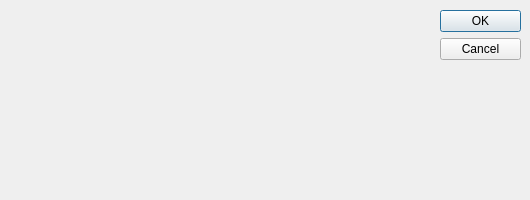
<?xml version="1.0" encoding="UTF-8"?>
<ui version="4.0">
 <class>NewProject</class>
 <widget class="QDialog" name="NewProject">
  <property name="geometry">
   <rect>
    <x>0</x>
    <y>0</y>
    <width>530</width>
    <height>200</height>
   </rect>
  </property>
  <property name="sizePolicy">
   <sizepolicy hsizetype="Fixed" vsizetype="Fixed">
    <horstretch>0</horstretch>
    <verstretch>0</verstretch>
   </sizepolicy>
  </property>
  <property name="minimumSize">
   <size>
    <width>530</width>
    <height>200</height>
   </size>
  </property>
  <property name="maximumSize">
   <size>
    <width>530</width>
    <height>200</height>
   </size>
  </property>
  <property name="windowTitle">
   <string>Dialog</string>
  </property>
  <property name="modal">
   <bool>false</bool>
  </property>
  <widget class="QDialogButtonBox" name="buttonBox">
   <property name="geometry">
    <rect>
     <x>440</x>
     <y>10</y>
     <width>81</width>
     <height>241</height>
    </rect>
   </property>
   <property name="orientation">
    <enum>Qt::Vertical</enum>
   </property>
   <property name="standardButtons">
    <set>QDialogButtonBox::Cancel|QDialogButtonBox::Ok</set>
   </property>
  </widget>
  <widget class="QWidget" name="verticalLayoutWidget">
   <property name="geometry">
    <rect>
     <x>10</x>
     <y>10</y>
     <width>421</width>
     <height>151</height>
    </rect>
   </property>
   <layout class="QVBoxLayout" name="content"/>
  </widget>
 </widget>
 <resources/>
 <connections>
  <connection>
   <sender>buttonBox</sender>
   <signal>accepted()</signal>
   <receiver>NewProject</receiver>
   <slot>accept()</slot>
   <hints>
    <hint type="sourcelabel">
     <x>248</x>
     <y>254</y>
    </hint>
    <hint type="destinationlabel">
     <x>157</x>
     <y>274</y>
    </hint>
   </hints>
  </connection>
  <connection>
   <sender>buttonBox</sender>
   <signal>rejected()</signal>
   <receiver>NewProject</receiver>
   <slot>reject()</slot>
   <hints>
    <hint type="sourcelabel">
     <x>316</x>
     <y>260</y>
    </hint>
    <hint type="destinationlabel">
     <x>286</x>
     <y>274</y>
    </hint>
   </hints>
  </connection>
 </connections>
</ui>
